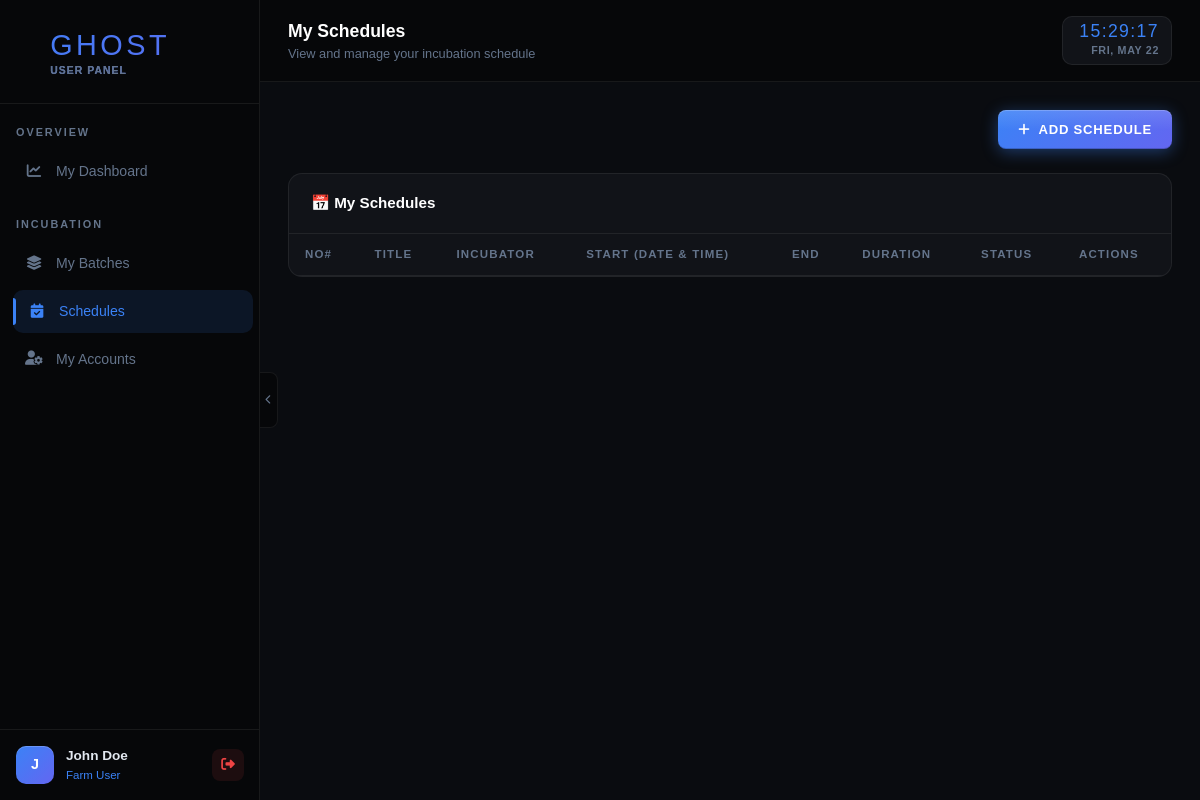
/user/schedules.php (signed in), run on an earlier commit of the app's database.
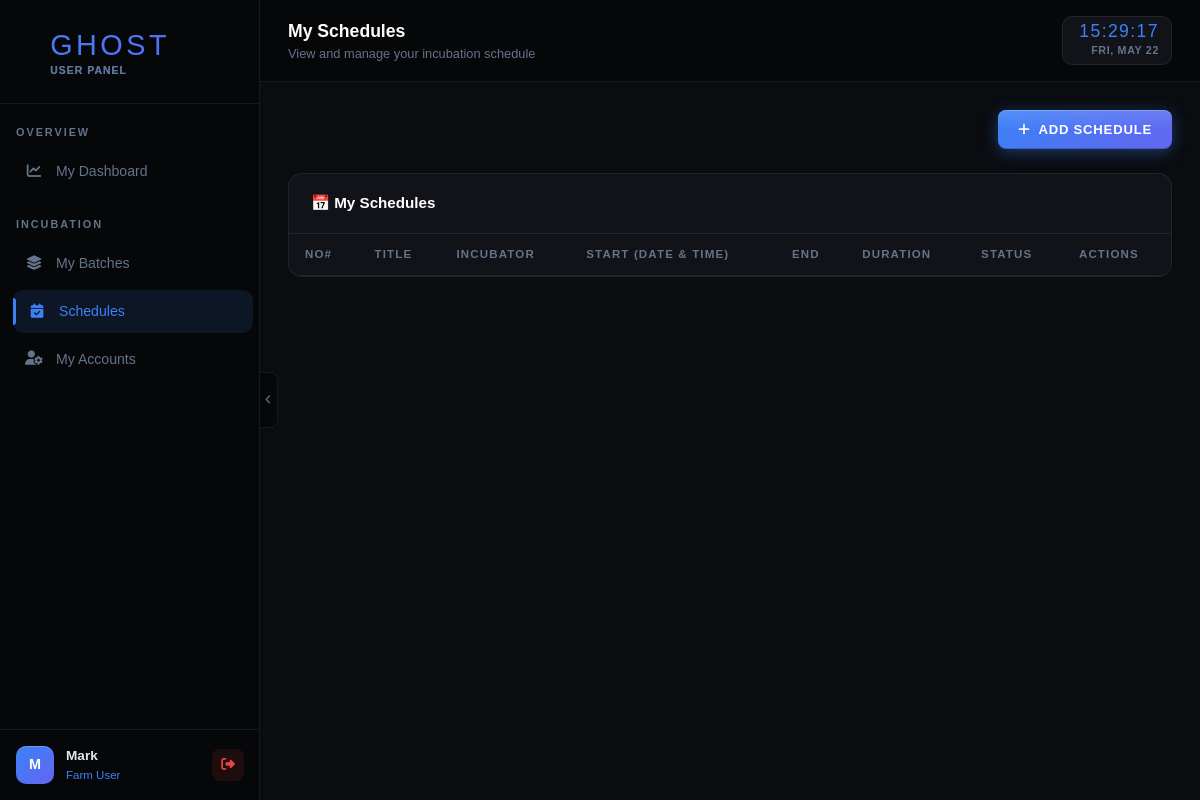
And on a later commit of the database.
### tables this page shows
CREATE TABLE `users` (
  `id` int(11) NOT NULL,
  `full_name` varchar(100) NOT NULL,
  `email` varchar(150) NOT NULL,
  `password` varchar(255) NOT NULL,
  `profile_pic` varchar(255) DEFAULT NULL,
  `phone` varchar(20) DEFAULT NULL,
  `status` enum('active','inactive','suspended') DEFAULT 'active',
  `created_at` timestamp NOT NULL DEFAULT current_timestamp(),
  `updated_at` timestamp NOT NULL DEFAULT current_timestamp() ON UPDATE current_timestamp()
);

### includes/config.php (called while the page is built, shortened)
<?php
function getDB() {
    static $pdo = null;
    if ($pdo === null) {
        try {
            $pdo = new PDO(
                "mysql:host=" . DB_HOST . ";dbname=" . DB_NAME . ";charset=utf8",
                DB_USER,
                DB_PASS,
                array(
                    PDO::ATTR_ERRMODE            => PDO::ERRMODE_EXCEPTION,
                    PDO::ATTR_DEFAULT_FETCH_MODE => PDO::FETCH_ASSOC,
                    PDO::ATTR_EMULATE_PREPARES   => false
                )
            );
            $pdo->exec("SET time_zone = '+08:00'");
        } catch (PDOException $e) {
            die(json_encode(array('success' => false, 'message' => 'Database connection failed: ' . $e->getMessage())));
        }
    }
    return $pdo;
}
function getCurrentUser() {
    $pdo  = getDB();
    $stmt = $pdo->prepare("SELECT * FROM users WHERE id = ?");
    $stmt->execute(array($_SESSION['user_id']));
    return $stmt->fetch();
}

### user/schedules.php (the view, shortened to what this page needs)
<?php
$pageTitle = 'My Schedules';
$pageSubtitle = 'View and manage your incubation schedule';
$activePage = 'schedules';
require_once 'header.php';
?>
<div class="d-flex justify-content-end mb-4">
    <button class="btn-ghost" data-bs-toggle="modal" data-bs-target="#addSchedModal"><i class="fas fa-plus me-2"></i>Add
        Schedule</button>
</div>
<div class="ghost-panel">
    <div class="ghost-panel-header"><span class="ghost-panel-title">📅 My Schedules</span></div>
    <div class="ghost-panel-body p-0">
        <table class="ghost-table">
            <thead>
                <tr>
                    <th>No#</th>
                    <th>Title</th>
                    <th>Incubator</th>
                    <th>Start (Date & Time)</th>
                    <th>End</th>
                    <th>Duration</th>
                    <th>Status</th>
                    <th>Actions</th>
                </tr>
            </thead>
        </table>
    </div>
</div>
<?php require_once 'footer.php'; ?>

### user/header.php (shortened to what this page needs)
<?php require_once '../includes/config.php'; requireUser(); $user = getCurrentUser(); ?>
<!DOCTYPE html>
<html lang="en">
<head>
<link href="../assets/vendor/bootstrap/bootstrap.min.css" rel="stylesheet">
<link href="../assets/vendor/fontawesome/all.min.css" rel="stylesheet">
</head>
<body>
<div id="sidebarPull" onclick="toggleSidebarCollapse()" title="Toggle sidebar">
  <i class="fas fa-chevron-left"></i>
</div>
<nav id="sidebar">
  <div class="sidebar-inner">
  <div class="sidebar-brand">
    <i class="fas fa-egg" style="font-size:1.4rem;opacity:0.8;"></i>
    <div>GHOST<span class="sidebar-brand-sub">User Panel</span></div>
  </div>
  <div class="sidebar-section">Overview</div>
  <div class="nav-item"><a href="dashboard.php" class="nav-link-ghost <?= ($activePage??'')=='dashboard'?'active':'' ?>"><span class="nav-icon"><i class="fas fa-chart-line"></i></span> My Dashboard</a></div>
  <div class="sidebar-section">Incubation</div>
  <div class="nav-item"><a href="batches.php" class="nav-link-ghost <?= ($activePage??'')=='batches'?'active':'' ?>"><span class="nav-icon"><i class="fas fa-layer-group"></i></span> My Batches</a></div>
  <div class="nav-item"><a href="schedules.php" class="nav-link-ghost <?= ($activePage??'')=='schedules'?'active':'' ?>"><span class="nav-icon"><i class="fas fa-calendar-check"></i></span> Schedules</a></div>
  <div class="nav-item"><a href="accounts.php" class="nav-link-ghost <?= ($activePage??'')=='accounts'?'active':'' ?>"><span class="nav-icon"><i class="fas fa-user-cog"></i></span> My Accounts</a></div>
  <div class="sidebar-user">
    <div class="user-avatar"><?= strtoupper(substr($user['full_name'],0,1)) ?></div>
    <div><div style="font-size:0.85rem;font-weight:600;color:var(--ghost-text);"><?= htmlspecialchars($user['full_name']) ?></div><div style="font-size:0.72rem;color:var(--ghost-blue);">Farm User</div></div>
    <button onclick="document.getElementById('logoutModal').style.display='flex'" class="logout-btn" style="border:none;"><i class="fas fa-sign-out-alt" style="font-size:0.85rem;"></i></button>
  </div>
  </div>
</nav>
<div id="main">
  <div class="topbar">
    <div>
      <div style="font-weight:700;font-size:1.1rem;color:white;"><?= $pageTitle ?? 'Dashboard' ?></div>
      <div style="font-size:0.8rem;color:var(--ghost-muted);"><?= $pageSubtitle ?? 'GHOST Farm User' ?></div>
    </div>
    <div style="margin-left:auto;display:flex;align-items:center;gap:12px;">
      <div class="topbar-clock">
        <div class="clock-time" id="clockTime">--:--:--</div>
        <div class="clock-date" id="clockDate">--- -- ----</div>
      </div>
    </div>
  </div>
  <div class="page-content">

What changed in the data, as far as the page shows it:
changed users: full_name "J" → "M"; full_name "John Doe" → "Mark"
